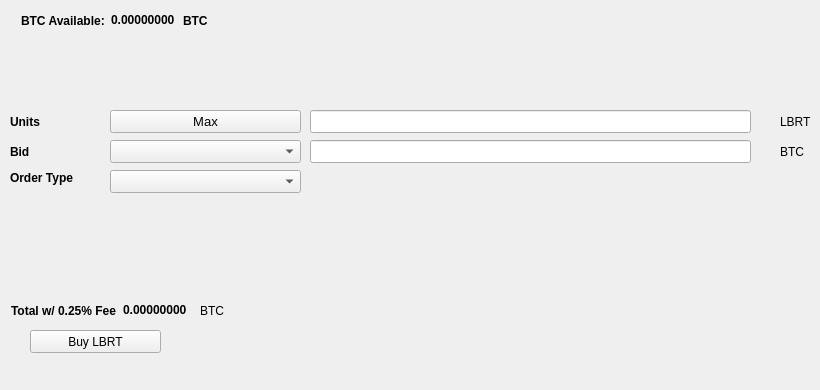
   <widget class="QWidget" name="BuyTab">
    <attribute name="title">
     <string>Buy</string>
    </attribute>
    <widget class="QPushButton" name="BuyBLOCK">
     <property name="geometry">
      <rect>
       <x>30</x>
       <y>330</y>
       <width>131</width>
       <height>23</height>
      </rect>
     </property>
     <property name="text">
      <string>Buy LBRT</string>
     </property>
     <property name="icon">
      <iconset resource="../liberty.qrc">
       <normaloff>:/icons/bitcoin</normaloff>:/icons/bitcoin</iconset>
     </property>
    </widget>
    <widget class="QLabel" name="label_3">
     <property name="geometry">
      <rect>
       <x>10</x>
       <y>110</y>
       <width>46</width>
       <height>23</height>
      </rect>
     </property>
     <property name="font">
      <font>
       <weight>75</weight>
       <bold>true</bold>
      </font>
     </property>
     <property name="text">
      <string>Units</string>
     </property>
    </widget>
    <widget class="QLineEdit" name="UnitsInput">
     <property name="geometry">
      <rect>
       <x>310</x>
       <y>110</y>
       <width>441</width>
       <height>23</height>
      </rect>
     </property>
     <property name="font">
      <font>
       <pointsize>9</pointsize>
       <weight>75</weight>
       <bold>true</bold>
      </font>
     </property>
    </widget>
    <widget class="QLineEdit" name="BuyBidPriceEdit">
     <property name="geometry">
      <rect>
       <x>310</x>
       <y>140</y>
       <width>441</width>
       <height>23</height>
      </rect>
     </property>
     <property name="font">
      <font>
       <pointsize>9</pointsize>
       <weight>75</weight>
       <bold>true</bold>
      </font>
     </property>
    </widget>
    <widget class="QLabel" name="label_4">
     <property name="geometry">
      <rect>
       <x>780</x>
       <y>110</y>
       <width>31</width>
       <height>23</height>
      </rect>
     </property>
     <property name="text">
      <string>LBRT</string>
     </property>
    </widget>
    <widget class="QLabel" name="label_5">
     <property name="geometry">
      <rect>
       <x>780</x>
       <y>140</y>
       <width>31</width>
       <height>23</height>
      </rect>
     </property>
     <property name="text">
      <string>BTC</string>
     </property>
    </widget>
    <widget class="QLabel" name="label_6">
     <property name="geometry">
      <rect>
       <x>10</x>
       <y>140</y>
       <width>46</width>
       <height>23</height>
      </rect>
     </property>
     <property name="font">
      <font>
       <weight>75</weight>
       <bold>true</bold>
      </font>
     </property>
     <property name="text">
      <string>Bid</string>
     </property>
    </widget>
    <widget class="QLabel" name="label_7">
     <property name="geometry">
      <rect>
       <x>10</x>
       <y>170</y>
       <width>91</width>
       <height>16</height>
      </rect>
     </property>
     <property name="font">
      <font>
       <weight>75</weight>
       <bold>true</bold>
      </font>
     </property>
     <property name="text">
      <string>Order Type</string>
     </property>
    </widget>
    <widget class="QPushButton" name="Buy_Max_Amount">
     <property name="geometry">
      <rect>
       <x>110</x>
       <y>110</y>
       <width>191</width>
       <height>23</height>
      </rect>
     </property>
     <property name="font">
      <font>
       <pointsize>10</pointsize>
      </font>
     </property>
     <property name="text">
      <string>Max</string>
     </property>
    </widget>
    <widget class="QComboBox" name="BuyBidcomboBox">
     <property name="geometry">
      <rect>
       <x>110</x>
       <y>140</y>
       <width>191</width>
       <height>23</height>
      </rect>
     </property>
     <property name="font">
      <font>
       <pointsize>10</pointsize>
      </font>
     </property>
    </widget>
    <widget class="QComboBox" name="buyOrdertypeCombo">
     <property name="geometry">
      <rect>
       <x>110</x>
       <y>170</y>
       <width>191</width>
       <height>23</height>
      </rect>
     </property>
     <property name="font">
      <font>
       <pointsize>10</pointsize>
      </font>
     </property>
    </widget>
    <widget class="QWidget" name="layoutWidget1">
     <property name="geometry">
      <rect>
       <x>21</x>
       <y>11</y>
       <width>227</width>
       <height>19</height>
      </rect>
     </property>
     <layout class="QHBoxLayout" name="horizontalLayout_3">
      <item>
       <widget class="QLabel" name="label232">
        <property name="font">
         <font>
          <weight>75</weight>
          <bold>true</bold>
         </font>
        </property>
        <property name="text">
         <string>BTC Available:</string>
        </property>
       </widget>
      </item>
      <item>
       <widget class="QLabel" name="BtcAvailableLbl">
        <property name="palette">
         <palette>
          <active>
           <colorrole role="WindowText">
            <brush brushstyle="SolidPattern">
             <color alpha="255">
              <red>0</red>
              <green>0</green>
              <blue>0</blue>
             </color>
            </brush>
           </colorrole>
           <colorrole role="Button">
            <brush brushstyle="SolidPattern">
             <color alpha="255">
              <red>0</red>
              <green>170</green>
              <blue>0</blue>
             </color>
            </brush>
           </colorrole>
           <colorrole role="Light">
            <brush brushstyle="SolidPattern">
             <color alpha="255">
              <red>0</red>
              <green>255</green>
              <blue>0</blue>
             </color>
            </brush>
           </colorrole>
           <colorrole role="Midlight">
            <brush brushstyle="SolidPattern">
             <color alpha="255">
              <red>0</red>
              <green>212</green>
              <blue>0</blue>
             </color>
            </brush>
           </colorrole>
           <colorrole role="Dark">
            <brush brushstyle="SolidPattern">
             <color alpha="255">
              <red>0</red>
              <green>85</green>
              <blue>0</blue>
             </color>
            </brush>
           </colorrole>
           <colorrole role="Mid">
            <brush brushstyle="SolidPattern">
             <color alpha="255">
              <red>0</red>
              <green>113</green>
              <blue>0</blue>
             </color>
            </brush>
           </colorrole>
           <colorrole role="Text">
            <brush brushstyle="SolidPattern">
             <color alpha="255">
              <red>0</red>
              <green>170</green>
              <blue>0</blue>
             </color>
            </brush>
           </colorrole>
           <colorrole role="BrightText">
            <brush brushstyle="SolidPattern">
             <color alpha="255">
              <red>255</red>
              <green>255</green>
              <blue>255</blue>
             </color>
            </brush>
           </colorrole>
           <colorrole role="ButtonText">
            <brush brushstyle="SolidPattern">
             <color alpha="255">
              <red>0</red>
              <green>0</green>
              <blue>0</blue>
             </color>
            </brush>
           </colorrole>
           <colorrole role="Base">
            <brush brushstyle="SolidPattern">
             <color alpha="255">
              <red>255</red>
              <green>255</green>
              <blue>255</blue>
             </color>
            </brush>
           </colorrole>
           <colorrole role="Window">
            <brush brushstyle="SolidPattern">
             <color alpha="255">
              <red>0</red>
              <green>170</green>
              <blue>0</blue>
             </color>
            </brush>
           </colorrole>
           <colorrole role="Shadow">
            <brush brushstyle="SolidPattern">
             <color alpha="255">
              <red>0</red>
              <green>0</green>
              <blue>0</blue>
             </color>
            </brush>
           </colorrole>
           <colorrole role="AlternateBase">
            <brush brushstyle="SolidPattern">
             <color alpha="255">
              <red>127</red>
              <green>212</green>
              <blue>127</blue>
             </color>
            </brush>
           </colorrole>
           <colorrole role="ToolTipBase">
            <brush brushstyle="SolidPattern">
             <color alpha="255">
              <red>255</red>
              <green>255</green>
              <blue>220</blue>
             </color>
            </brush>
           </colorrole>
           <colorrole role="ToolTipText">
            <brush brushstyle="SolidPattern">
             <color alpha="255">
              <red>0</red>
              <green>0</green>
              <blue>0</blue>
             </color>
            </brush>
           </colorrole>
          </active>
          <inactive>
           <colorrole role="WindowText">
            <brush brushstyle="SolidPattern">
             <color alpha="255">
              <red>0</red>
              <green>0</green>
              <blue>0</blue>
             </color>
            </brush>
           </colorrole>
           <colorrole role="Button">
            <brush brushstyle="SolidPattern">
             <color alpha="255">
              <red>0</red>
              <green>170</green>
              <blue>0</blue>
             </color>
            </brush>
           </colorrole>
           <colorrole role="Light">
            <brush brushstyle="SolidPattern">
             <color alpha="255">
              <red>0</red>
              <green>255</green>
              <blue>0</blue>
             </color>
            </brush>
           </colorrole>
           <colorrole role="Midlight">
            <brush brushstyle="SolidPattern">
             <color alpha="255">
              <red>0</red>
              <green>212</green>
              <blue>0</blue>
             </color>
            </brush>
           </colorrole>
           <colorrole role="Dark">
            <brush brushstyle="SolidPattern">
             <color alpha="255">
              <red>0</red>
              <green>85</green>
              <blue>0</blue>
             </color>
            </brush>
           </colorrole>
           <colorrole role="Mid">
            <brush brushstyle="SolidPattern">
             <color alpha="255">
              <red>0</red>
              <green>113</green>
              <blue>0</blue>
             </color>
            </brush>
           </colorrole>
           <colorrole role="Text">
            <brush brushstyle="SolidPattern">
             <color alpha="255">
              <red>0</red>
              <green>170</green>
              <blue>0</blue>
             </color>
            </brush>
           </colorrole>
           <colorrole role="BrightText">
            <brush brushstyle="SolidPattern">
             <color alpha="255">
              <red>255</red>
              <green>255</green>
              <blue>255</blue>
             </color>
            </brush>
           </colorrole>
           <colorrole role="ButtonText">
            <brush brushstyle="SolidPattern">
             <color alpha="255">
              <red>0</red>
              <green>0</green>
              <blue>0</blue>
             </color>
            </brush>
           </colorrole>
           <colorrole role="Base">
            <brush brushstyle="SolidPattern">
             <color alpha="255">
              <red>255</red>
              <green>255</green>
              <blue>255</blue>
             </color>
            </brush>
           </colorrole>
           <colorrole role="Window">
            <brush brushstyle="SolidPattern">
             <color alpha="255">
              <red>0</red>
              <green>170</green>
              <blue>0</blue>
             </color>
            </brush>
           </colorrole>
           <colorrole role="Shadow">
            <brush brushstyle="SolidPattern">
             <color alpha="255">
              <red>0</red>
              <green>0</green>
              <blue>0</blue>
             </color>
            </brush>
           </colorrole>
           <colorrole role="AlternateBase">
            <brush brushstyle="SolidPattern">
             <color alpha="255">
              <red>127</red>
              <green>212</green>
              <blue>127</blue>
             </color>
            </brush>
           </colorrole>
           <colorrole role="ToolTipBase">
            <brush brushstyle="SolidPattern">
             <color alpha="255">
              <red>255</red>
              <green>255</green>
              <blue>220</blue>
             </color>
            </brush>
           </colorrole>
           <colorrole role="ToolTipText">
            <brush brushstyle="SolidPattern">
             <color alpha="255">
              <red>0</red>
              <green>0</green>
              <blue>0</blue>
             </color>
            </brush>
           </colorrole>
          </inactive>
          <disabled>
           <colorrole role="WindowText">
            <brush brushstyle="SolidPattern">
             <color alpha="255">
              <red>0</red>
              <green>85</green>
              <blue>0</blue>
             </color>
            </brush>
           </colorrole>
           <colorrole role="Button">
            <brush brushstyle="SolidPattern">
             <color alpha="255">
              <red>0</red>
              <green>170</green>
              <blue>0</blue>
             </color>
            </brush>
           </colorrole>
           <colorrole role="Light">
            <brush brushstyle="SolidPattern">
             <color alpha="255">
              <red>0</red>
              <green>255</green>
              <blue>0</blue>
             </color>
            </brush>
           </colorrole>
           <colorrole role="Midlight">
            <brush brushstyle="SolidPattern">
             <color alpha="255">
              <red>0</red>
              <green>212</green>
              <blue>0</blue>
             </color>
            </brush>
           </colorrole>
           <colorrole role="Dark">
            <brush brushstyle="SolidPattern">
             <color alpha="255">
              <red>0</red>
              <green>85</green>
              <blue>0</blue>
             </color>
            </brush>
           </colorrole>
           <colorrole role="Mid">
            <brush brushstyle="SolidPattern">
             <color alpha="255">
              <red>0</red>
              <green>113</green>
              <blue>0</blue>
             </color>
            </brush>
           </colorrole>
           <colorrole role="Text">
            <brush brushstyle="SolidPattern">
             <color alpha="255">
              <red>0</red>
              <green>85</green>
              <blue>0</blue>
             </color>
            </brush>
           </colorrole>
           <colorrole role="BrightText">
            <brush brushstyle="SolidPattern">
             <color alpha="255">
              <red>255</red>
              <green>255</green>
              <blue>255</blue>
             </color>
            </brush>
           </colorrole>
           <colorrole role="ButtonText">
            <brush brushstyle="SolidPattern">
             <color alpha="255">
              <red>0</red>
              <green>85</green>
              <blue>0</blue>
             </color>
            </brush>
           </colorrole>
           <colorrole role="Base">
            <brush brushstyle="SolidPattern">
             <color alpha="255">
              <red>0</red>
              <green>170</green>
              <blue>0</blue>
             </color>
            </brush>
           </colorrole>
           <colorrole role="Window">
            <brush brushstyle="SolidPattern">
             <color alpha="255">
              <red>0</red>
              <green>170</green>
              <blue>0</blue>
             </color>
            </brush>
           </colorrole>
           <colorrole role="Shadow">
            <brush brushstyle="SolidPattern">
             <color alpha="255">
              <red>0</red>
              <green>0</green>
              <blue>0</blue>
             </color>
            </brush>
           </colorrole>
           <colorrole role="AlternateBase">
            <brush brushstyle="SolidPattern">
             <color alpha="255">
              <red>0</red>
              <green>170</green>
              <blue>0</blue>
             </color>
            </brush>
           </colorrole>
           <colorrole role="ToolTipBase">
            <brush brushstyle="SolidPattern">
             <color alpha="255">
              <red>255</red>
              <green>255</green>
              <blue>220</blue>
             </color>
            </brush>
           </colorrole>
           <colorrole role="ToolTipText">
            <brush brushstyle="SolidPattern">
             <color alpha="255">
              <red>0</red>
              <green>0</green>
              <blue>0</blue>
             </color>
            </brush>
           </colorrole>
          </disabled>
         </palette>
        </property>
        <property name="font">
         <font>
          <weight>75</weight>
          <bold>true</bold>
         </font>
        </property>
        <property name="text">
         <string>0.00000000</string>
        </property>
        <property name="textInteractionFlags">
         <set>Qt::LinksAccessibleByMouse|Qt::TextSelectableByKeyboard|Qt::TextSelectableByMouse</set>
        </property>
       </widget>
      </item>
      <item>
       <widget class="QLabel" name="BtcAvailableLbl_2">
        <property name="font">
         <font>
          <weight>75</weight>
          <bold>true</bold>
         </font>
        </property>
        <property name="text">
         <string>BTC</string>
        </property>
       </widget>
      </item>
     </layout>
    </widget>
    <widget class="QWidget" name="layoutWidge2">
     <property name="geometry">
      <rect>
       <x>11</x>
       <y>301</y>
       <width>259</width>
       <height>19</height>
      </rect>
     </property>
     <layout class="QHBoxLayout" name="horizontalLayout_4">
      <item>
       <widget class="QLabel" name="label_9">
        <property name="font">
         <font>
          <weight>75</weight>
          <bold>true</bold>
         </font>
        </property>
        <property name="text">
         <string>Total w/ 0.25% Fee</string>
        </property>
       </widget>
      </item>
      <item>
       <widget class="QLabel" name="BuyCostLabel">
        <property name="palette">
         <palette>
          <active>
           <colorrole role="WindowText">
            <brush brushstyle="SolidPattern">
             <color alpha="255">
              <red>0</red>
              <green>0</green>
              <blue>0</blue>
             </color>
            </brush>
           </colorrole>
           <colorrole role="Button">
            <brush brushstyle="SolidPattern">
             <color alpha="255">
              <red>0</red>
              <green>170</green>
              <blue>0</blue>
             </color>
            </brush>
           </colorrole>
           <colorrole role="Light">
            <brush brushstyle="SolidPattern">
             <color alpha="255">
              <red>0</red>
              <green>255</green>
              <blue>0</blue>
             </color>
            </brush>
           </colorrole>
           <colorrole role="Midlight">
            <brush brushstyle="SolidPattern">
             <color alpha="255">
              <red>0</red>
              <green>212</green>
              <blue>0</blue>
             </color>
            </brush>
           </colorrole>
           <colorrole role="Dark">
            <brush brushstyle="SolidPattern">
             <color alpha="255">
              <red>0</red>
              <green>85</green>
              <blue>0</blue>
             </color>
            </brush>
           </colorrole>
           <colorrole role="Mid">
            <brush brushstyle="SolidPattern">
             <color alpha="255">
              <red>0</red>
              <green>113</green>
              <blue>0</blue>
             </color>
            </brush>
           </colorrole>
           <colorrole role="Text">
            <brush brushstyle="SolidPattern">
             <color alpha="255">
              <red>0</red>
              <green>170</green>
              <blue>0</blue>
             </color>
            </brush>
           </colorrole>
           <colorrole role="BrightText">
            <brush brushstyle="SolidPattern">
             <color alpha="255">
              <red>255</red>
              <green>255</green>
              <blue>255</blue>
             </color>
            </brush>
           </colorrole>
           <colorrole role="ButtonText">
            <brush brushstyle="SolidPattern">
             <color alpha="255">
              <red>0</red>
              <green>0</green>
              <blue>0</blue>
             </color>
            </brush>
           </colorrole>
           <colorrole role="Base">
            <brush brushstyle="SolidPattern">
             <color alpha="255">
              <red>255</red>
              <green>255</green>
              <blue>255</blue>
             </color>
            </brush>
           </colorrole>
           <colorrole role="Window">
            <brush brushstyle="SolidPattern">
             <color alpha="255">
              <red>0</red>
              <green>170</green>
              <blue>0</blue>
             </color>
            </brush>
           </colorrole>
           <colorrole role="Shadow">
            <brush brushstyle="SolidPattern">
             <color alpha="255">
              <red>0</red>
              <green>0</green>
              <blue>0</blue>
             </color>
            </brush>
           </colorrole>
           <colorrole role="AlternateBase">
            <brush brushstyle="SolidPattern">
             <color alpha="255">
              <red>127</red>
              <green>212</green>
              <blue>127</blue>
             </color>
            </brush>
           </colorrole>
           <colorrole role="ToolTipBase">
            <brush brushstyle="SolidPattern">
             <color alpha="255">
              <red>255</red>
              <green>255</green>
              <blue>220</blue>
             </color>
            </brush>
           </colorrole>
           <colorrole role="ToolTipText">
            <brush brushstyle="SolidPattern">
             <color alpha="255">
              <red>0</red>
              <green>0</green>
              <blue>0</blue>
             </color>
            </brush>
           </colorrole>
          </active>
          <inactive>
           <colorrole role="WindowText">
            <brush brushstyle="SolidPattern">
             <color alpha="255">
              <red>0</red>
              <green>0</green>
              <blue>0</blue>
             </color>
            </brush>
           </colorrole>
           <colorrole role="Button">
            <brush brushstyle="SolidPattern">
             <color alpha="255">
              <red>0</red>
              <green>170</green>
              <blue>0</blue>
             </color>
            </brush>
           </colorrole>
           <colorrole role="Light">
            <brush brushstyle="SolidPattern">
             <color alpha="255">
              <red>0</red>
              <green>255</green>
              <blue>0</blue>
             </color>
            </brush>
           </colorrole>
           <colorrole role="Midlight">
            <brush brushstyle="SolidPattern">
             <color alpha="255">
              <red>0</red>
              <green>212</green>
              <blue>0</blue>
             </color>
            </brush>
           </colorrole>
           <colorrole role="Dark">
            <brush brushstyle="SolidPattern">
             <color alpha="255">
              <red>0</red>
              <green>85</green>
              <blue>0</blue>
             </color>
            </brush>
           </colorrole>
           <colorrole role="Mid">
            <brush brushstyle="SolidPattern">
             <color alpha="255">
              <red>0</red>
              <green>113</green>
              <blue>0</blue>
             </color>
            </brush>
           </colorrole>
           <colorrole role="Text">
            <brush brushstyle="SolidPattern">
             <color alpha="255">
              <red>0</red>
              <green>170</green>
              <blue>0</blue>
             </color>
            </brush>
           </colorrole>
           <colorrole role="BrightText">
            <brush brushstyle="SolidPattern">
             <color alpha="255">
              <red>255</red>
              <green>255</green>
              <blue>255</blue>
             </color>
            </brush>
           </colorrole>
           <colorrole role="ButtonText">
            <brush brushstyle="SolidPattern">
             <color alpha="255">
              <red>0</red>
              <green>0</green>
              <blue>0</blue>
             </color>
            </brush>
           </colorrole>
           <colorrole role="Base">
            <brush brushstyle="SolidPattern">
             <color alpha="255">
              <red>255</red>
              <green>255</green>
              <blue>255</blue>
             </color>
            </brush>
           </colorrole>
           <colorrole role="Window">
            <brush brushstyle="SolidPattern">
             <color alpha="255">
              <red>0</red>
              <green>170</green>
              <blue>0</blue>
             </color>
            </brush>
           </colorrole>
           <colorrole role="Shadow">
            <brush brushstyle="SolidPattern">
             <color alpha="255">
              <red>0</red>
              <green>0</green>
              <blue>0</blue>
             </color>
            </brush>
           </colorrole>
           <colorrole role="AlternateBase">
            <brush brushstyle="SolidPattern">
             <color alpha="255">
              <red>127</red>
              <green>212</green>
              <blue>127</blue>
             </color>
            </brush>
           </colorrole>
           <colorrole role="ToolTipBase">
            <brush brushstyle="SolidPattern">
             <color alpha="255">
              <red>255</red>
              <green>255</green>
              <blue>220</blue>
             </color>
            </brush>
           </colorrole>
           <colorrole role="ToolTipText">
            <brush brushstyle="SolidPattern">
             <color alpha="255">
              <red>0</red>
              <green>0</green>
              <blue>0</blue>
             </color>
            </brush>
           </colorrole>
          </inactive>
          <disabled>
           <colorrole role="WindowText">
            <brush brushstyle="SolidPattern">
             <color alpha="255">
              <red>0</red>
              <green>85</green>
              <blue>0</blue>
             </color>
            </brush>
           </colorrole>
           <colorrole role="Button">
            <brush brushstyle="SolidPattern">
             <color alpha="255">
              <red>0</red>
              <green>170</green>
              <blue>0</blue>
             </color>
            </brush>
           </colorrole>
           <colorrole role="Light">
            <brush brushstyle="SolidPattern">
             <color alpha="255">
              <red>0</red>
              <green>255</green>
              <blue>0</blue>
             </color>
            </brush>
           </colorrole>
           <colorrole role="Midlight">
            <brush brushstyle="SolidPattern">
             <color alpha="255">
              <red>0</red>
              <green>212</green>
              <blue>0</blue>
             </color>
            </brush>
           </colorrole>
           <colorrole role="Dark">
            <brush brushstyle="SolidPattern">
             <color alpha="255">
              <red>0</red>
              <green>85</green>
              <blue>0</blue>
             </color>
            </brush>
           </colorrole>
           <colorrole role="Mid">
            <brush brushstyle="SolidPattern">
             <color alpha="255">
              <red>0</red>
              <green>113</green>
              <blue>0</blue>
             </color>
            </brush>
           </colorrole>
           <colorrole role="Text">
            <brush brushstyle="SolidPattern">
             <color alpha="255">
              <red>0</red>
              <green>85</green>
              <blue>0</blue>
             </color>
            </brush>
           </colorrole>
           <colorrole role="BrightText">
            <brush brushstyle="SolidPattern">
             <color alpha="255">
              <red>255</red>
              <green>255</green>
              <blue>255</blue>
             </color>
            </brush>
           </colorrole>
           <colorrole role="ButtonText">
            <brush brushstyle="SolidPattern">
             <color alpha="255">
              <red>0</red>
              <green>85</green>
              <blue>0</blue>
             </color>
            </brush>
           </colorrole>
           <colorrole role="Base">
            <brush brushstyle="SolidPattern">
             <color alpha="255">
              <red>0</red>
              <green>170</green>
              <blue>0</blue>
             </color>
            </brush>
           </colorrole>
           <colorrole role="Window">
            <brush brushstyle="SolidPattern">
             <color alpha="255">
              <red>0</red>
              <green>170</green>
              <blue>0</blue>
             </color>
            </brush>
           </colorrole>
           <colorrole role="Shadow">
            <brush brushstyle="SolidPattern">
             <color alpha="255">
              <red>0</red>
              <green>0</green>
              <blue>0</blue>
             </color>
            </brush>
           </colorrole>
           <colorrole role="AlternateBase">
            <brush brushstyle="SolidPattern">
             <color alpha="255">
              <red>0</red>
              <green>170</green>
              <blue>0</blue>
             </color>
            </brush>
           </colorrole>
           <colorrole role="ToolTipBase">
            <brush brushstyle="SolidPattern">
             <color alpha="255">
              <red>255</red>
              <green>255</green>
              <blue>220</blue>
             </color>
            </brush>
           </colorrole>
           <colorrole role="ToolTipText">
            <brush brushstyle="SolidPattern">
             <color alpha="255">
              <red>0</red>
              <green>0</green>
              <blue>0</blue>
             </color>
            </brush>
           </colorrole>
          </disabled>
         </palette>
        </property>
        <property name="font">
         <font>
          <weight>75</weight>
          <bold>true</bold>
         </font>
        </property>
        <property name="autoFillBackground">
         <bool>false</bool>
        </property>
        <property name="text">
         <string>0.00000000</string>
        </property>
        <property name="textInteractionFlags">
         <set>Qt::LinksAccessibleByMouse|Qt::TextSelectableByMouse</set>
        </property>
       </widget>
      </item>
      <item>
       <widget class="QLabel" name="label_10">
        <property name="font">
         <font>
          <weight>50</weight>
          <bold>false</bold>
         </font>
        </property>
        <property name="text">
         <string>BTC</string>
        </property>
       </widget>
      </item>
     </layout>
    </widget>
    <widget class="QLabel" name="label_24">
     <property name="geometry">
      <rect>
       <x>460</x>
       <y>300</y>
       <width>281</width>
       <height>81</height>
      </rect>
     </property>
     <property name="text">
      <string/>
     </property>
     <property name="pixmap">
      <pixmap>:/images/bittrex</pixmap>
     </property>
    </widget>
   </widget>
